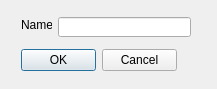
<?xml version="1.0" encoding="UTF-8"?>
<ui version="4.0">
 <class>RenameLayer</class>
 <widget class="QDialog" name="RenameLayer">
  <property name="geometry">
   <rect>
    <x>0</x>
    <y>0</y>
    <width>217</width>
    <height>89</height>
   </rect>
  </property>
  <property name="windowTitle">
   <string>Rename Layer</string>
  </property>
  <widget class="QDialogButtonBox" name="buttonBox">
   <property name="geometry">
    <rect>
     <x>21</x>
     <y>49</y>
     <width>156</width>
     <height>23</height>
    </rect>
   </property>
   <property name="orientation">
    <enum>Qt::Horizontal</enum>
   </property>
   <property name="standardButtons">
    <set>QDialogButtonBox::Cancel|QDialogButtonBox::Ok</set>
   </property>
  </widget>
  <widget class="QLineEdit" name="lineEdit">
   <property name="geometry">
    <rect>
     <x>58</x>
     <y>17</y>
     <width>133</width>
     <height>20</height>
    </rect>
   </property>
  </widget>
  <widget class="QLabel" name="label">
   <property name="geometry">
    <rect>
     <x>21</x>
     <y>17</y>
     <width>31</width>
     <height>16</height>
    </rect>
   </property>
   <property name="text">
    <string>Name:</string>
   </property>
   <property name="textFormat">
    <enum>Qt::AutoText</enum>
   </property>
  </widget>
 </widget>
 <tabstops>
  <tabstop>lineEdit</tabstop>
 </tabstops>
 <resources/>
 <connections>
  <connection>
   <sender>buttonBox</sender>
   <signal>rejected()</signal>
   <receiver>RenameLayer</receiver>
   <slot>reject()</slot>
   <hints>
    <hint type="sourcelabel">
     <x>316</x>
     <y>260</y>
    </hint>
    <hint type="destinationlabel">
     <x>286</x>
     <y>274</y>
    </hint>
   </hints>
  </connection>
  <connection>
   <sender>buttonBox</sender>
   <signal>accepted()</signal>
   <receiver>RenameLayer</receiver>
   <slot>accept()</slot>
   <hints>
    <hint type="sourcelabel">
     <x>248</x>
     <y>254</y>
    </hint>
    <hint type="destinationlabel">
     <x>157</x>
     <y>274</y>
    </hint>
   </hints>
  </connection>
 </connections>
</ui>
